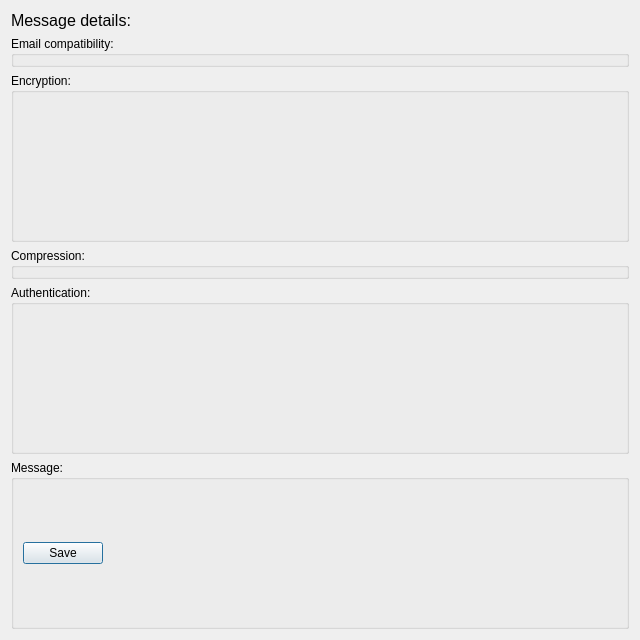
<?xml version="1.0" encoding="UTF-8"?>
<ui version="4.0">
 <class>Dialog</class>
 <widget class="QDialog" name="Dialog">
  <property name="geometry">
   <rect>
    <x>0</x>
    <y>0</y>
    <width>640</width>
    <height>640</height>
   </rect>
  </property>
  <property name="windowTitle">
   <string>Message details</string>
  </property>
  <layout class="QVBoxLayout" name="verticalLayout">
   <item>
    <widget class="QLabel" name="label">
     <property name="sizePolicy">
      <sizepolicy hsizetype="Fixed" vsizetype="Fixed">
       <horstretch>0</horstretch>
       <verstretch>0</verstretch>
      </sizepolicy>
     </property>
     <property name="font">
      <font>
       <pointsize>12</pointsize>
      </font>
     </property>
     <property name="text">
      <string>Message details:</string>
     </property>
    </widget>
   </item>
   <item>
    <widget class="QGroupBox" name="groupBox">
     <property name="sizePolicy">
      <sizepolicy hsizetype="Preferred" vsizetype="Fixed">
       <horstretch>0</horstretch>
       <verstretch>0</verstretch>
      </sizepolicy>
     </property>
     <property name="font">
      <font>
       <pointsize>9</pointsize>
      </font>
     </property>
     <property name="title">
      <string>Email compatibility:</string>
     </property>
     <property name="flat">
      <bool>true</bool>
     </property>
     <property name="checkable">
      <bool>false</bool>
     </property>
    </widget>
   </item>
   <item>
    <widget class="QGroupBox" name="groupBox_2">
     <property name="font">
      <font>
       <pointsize>9</pointsize>
      </font>
     </property>
     <property name="title">
      <string>Encryption:</string>
     </property>
     <property name="flat">
      <bool>true</bool>
     </property>
    </widget>
   </item>
   <item>
    <widget class="QGroupBox" name="groupBox_3">
     <property name="sizePolicy">
      <sizepolicy hsizetype="Preferred" vsizetype="Fixed">
       <horstretch>0</horstretch>
       <verstretch>0</verstretch>
      </sizepolicy>
     </property>
     <property name="font">
      <font>
       <pointsize>9</pointsize>
      </font>
     </property>
     <property name="title">
      <string>Compression:</string>
     </property>
     <property name="flat">
      <bool>true</bool>
     </property>
    </widget>
   </item>
   <item>
    <widget class="QGroupBox" name="groupBox_4">
     <property name="font">
      <font>
       <pointsize>9</pointsize>
      </font>
     </property>
     <property name="title">
      <string>Authentication:</string>
     </property>
     <property name="flat">
      <bool>true</bool>
     </property>
    </widget>
   </item>
   <item>
    <widget class="QGroupBox" name="groupBox_5">
     <property name="font">
      <font>
       <pointsize>9</pointsize>
      </font>
     </property>
     <property name="title">
      <string>Message:</string>
     </property>
     <property name="flat">
      <bool>true</bool>
     </property>
     <layout class="QVBoxLayout" name="verticalLayout_2">
      <item>
       <widget class="QPushButton" name="pushButton">
        <property name="sizePolicy">
         <sizepolicy hsizetype="Fixed" vsizetype="Fixed">
          <horstretch>0</horstretch>
          <verstretch>0</verstretch>
         </sizepolicy>
        </property>
        <property name="text">
         <string>Save</string>
        </property>
       </widget>
      </item>
     </layout>
    </widget>
   </item>
  </layout>
 </widget>
 <resources/>
 <connections/>
</ui>
